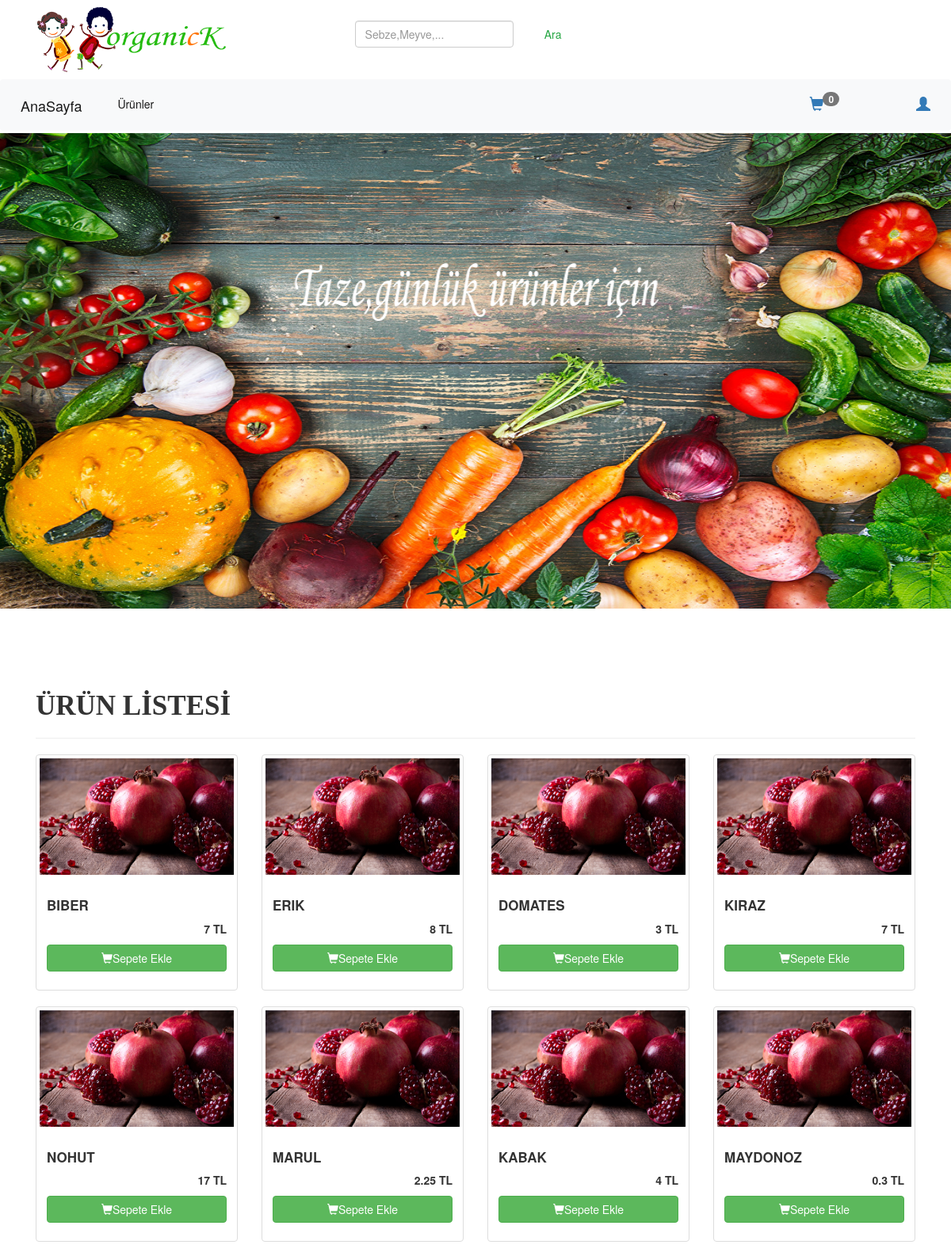
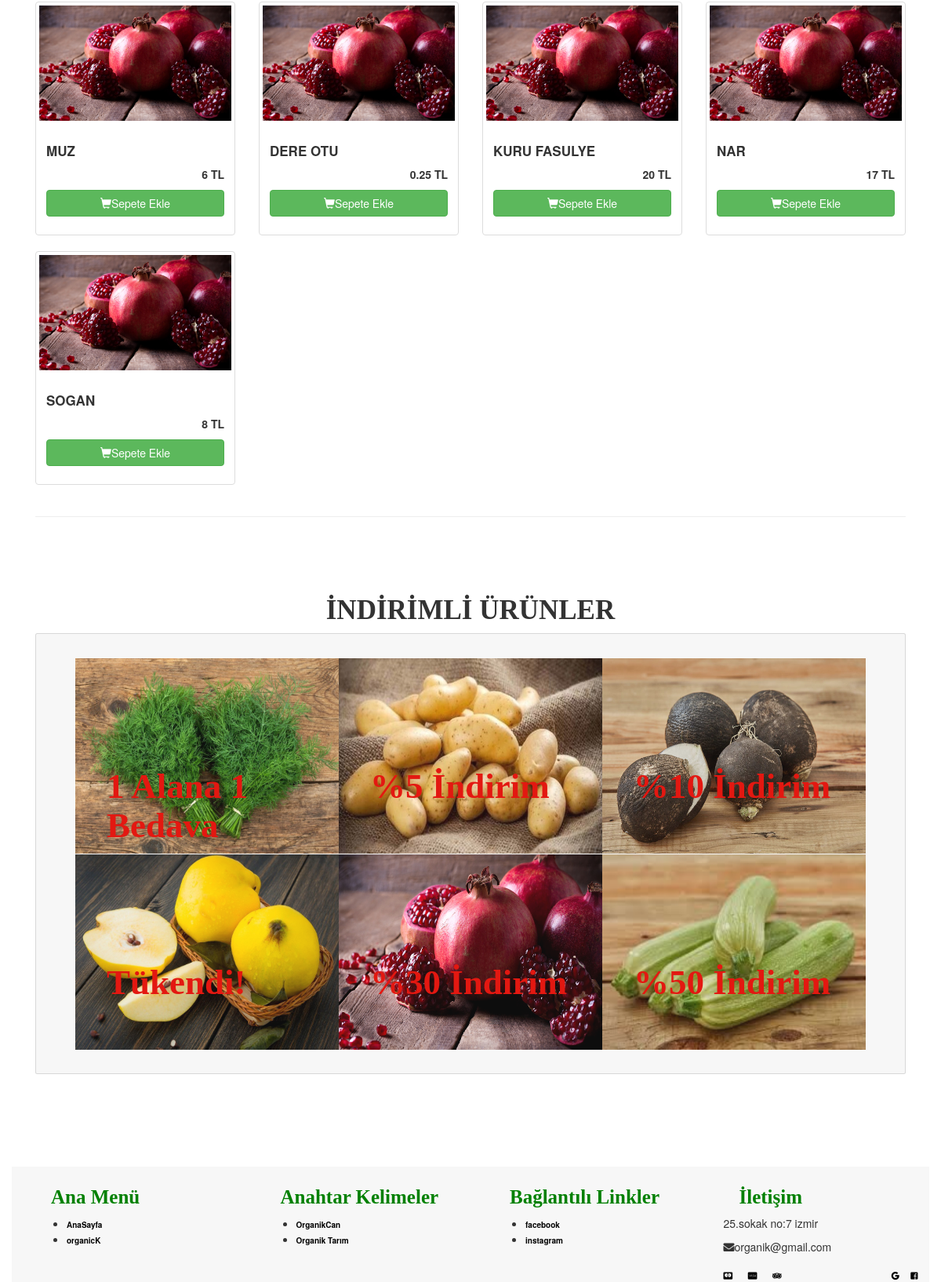
The page / on the database its author committed (2 pictures, top to bottom).
### tables this page shows
CREATE TABLE IF NOT EXISTS `urun_kayit` (
  `urun_id` int(11) NOT NULL AUTO_INCREMENT,
  `urun_ad` varchar(255) DEFAULT NULL,
  `kategori_id` int(11) DEFAULT NULL,
  `fiyat` float DEFAULT NULL,
  `birim` varchar(255) DEFAULT NULL,
  `stok_miktari` int(11) DEFAULT NULL,
  PRIMARY KEY (`urun_id`),
  KEY `kategori_id` (`kategori_id`)
);

### index.php (the view, shortened to what this page needs)
<?php
include 'header.php';
?>
<div id="carouselExampleSlidesOnly" class="carousel slide" data-ride="carousel">
  <div class="carousel-inner">
    <div class="carousel-item active">
      <img class="d-block w-100" src="resimler/18.png" alt="First slide">
    </div>
  </div>
</div>
<?php
require_once "db.php";
$urun_kayit=$db->query("SELECT * from urun_kayit",PDO::FETCH_OBJ)->fetchAll();
?>
<div class="container">
  <h2 class="ürünü">ÜRÜN LİSTESİ</h2>
  <hr>
  <div class="row">
    <?php foreach ($urun_kayit as $urun) {
      ?>
    <div class="col-sm-6 col-md-3">
      <div class="thumbnail">
        <img src="nar.png" alt=" nar">
        <div class="caption">
          <h3 style=" text-transform: uppercase;font-size: 17px; font-weight: bold;"><?php echo $urun->urun_ad; ?></h3>
          <p class="text-right price-cantainer"><strong><?php echo $urun->fiyat.' '.'TL'; ?></strong></p>
          <p>
            <button product-id="<?php echo
            $urun->urun_id;?>" class="btn btn-success btn-block addToCartBtn" role="button">
              <span class="glyphicon glyphicon-shopping-cart"></span>Sepete Ekle
            </button>
          </p>
        </div>
      </div>
    </div>
    <?php }?>
  </div>
  <hr>
</div>
 <div class="container indirim">
  <h3 class="ürünü"><center>İNDİRİMLİ ÜRÜNLER</center></h3>
    <div class="card card_indirim">
    <div class="row no-gutters">
      <div class="col-xs-6 col-md-4 no-padding">
        <img  class="img-fluid resimler" src="resimler/sebze/dere.png">
        <h1 class="resimIndirim">1 Alana 1 Bedava </h1>
      </div>
      <div class="col-xs-6 col-md-4 no-padding">
        <img class="img-fluid resimler" src="resimler/sebze/pataes.jpg">
        <h1 class="resimIndirim">%5 İndirim</h1>
      </div>
      <div class="col-xs-6 col-md-4 no-padding">
        <img class="img-fluid resimler" src="resimler/sebze/turp.png">
        <h1 class="resimIndirim">%10 İndirim</h1>
      </div>
    </div>
    <div class="row no-gutters">
      <div class="col-xs-6 col-md-4 no-padding ">
        <img  class="img-fluid resimler" src="resimler/sebze/ayva.png">
        <h1 class="resimIndirim">  Tükendi! </h1>
      </div>
      <div class="col-xs-6 col-md-4 no-padding">
        <img class="img-fluid resimler" src="resimler/sebze/nar.png">
        <h1 class="resimIndirim">%30 İndirim</h1>
      </div>
      <div class="col-xs-6 col-md-4 no-padding">
        <img class="img-fluid resimler" src="resimler/sebze/kabak.png">
        <h1 class="resimIndirim">%50 İndirim</h1>
      </div>
    </div>
  </div>
</div>
<div class="footer">
  <div class="container-fluid">
    <div class="row">
      <div class="col-md-12">
        <div class="footer_menusu">
          <div class="row">
            <div class="col-md-3 col-sm-6">
              <div class="footer_menu">
                <h3 class="footer_baslik">Ana Menü</h3>
                <ul class="menu_footer">
                  <li><a class="footer_link" href="#">AnaSayfa</a></li>
                  <li><a class="footer_link" href="#">organicK</a></li>
                </ul>
              </div>
            </div>
            <div class="col-md-3 col-sm-6">
              <div class="footer_menu">
                <div class="footer_menu">
                  <h3 class="footer_baslik">Anahtar Kelimeler</h3>
                  <ul class="menu_footer">
                    <li><a class="footer_link" href="#">OrganikCan</a></li>
                    <li><a class="footer_link" href="#">Organik Tarım</a></li>
                  </ul>
                </div>
              </div>
            </div>
            <div class="col-md-3 col-sm-6">
              <div class="footer_menu">
                <div class="footer_menu">
                  <h3 class="footer_baslik">Bağlantılı Linkler</h3>
                  <ul class="menu_footer">
                    <li><a class="footer_link" href="#">facebook</a></li>
                    <li><a class="footer_link" href="#">instagram</a></li>
                  </ul>
                </div>
              </div>
            </div>
            <div class="col-md-3 col-sm-6">
              <div class="footer_menu">
                <div class="footer_menu">
                  <h3 class="footer_baslik">İletişim</h3>
                  <address>
                    <p> 25.sokak no:7 izmir</p>
                    <p><span class="fa fa-envelope"></span>organik@gmail.com</p>
                  </address>
                  <div class="sosyal_medya">
                    <a class="footer_link sos_logo" href="#"><i class="fab fa-facebook-square"></i></a>
                    <a class="footer_link sos_logo" href="#"><i class="fab fa-google"></i></a>
                    <a class="footer_link ode_logo" href="#"><i class="fab fa-cc-mastercard"></i></i></a>
                    <a  class="footer_link ode_logo" href="#"><i class="fab fa-cc-visa"></i></a>
                    <a class="footer_link ode_logo" href="#"><i class="fab fa-tripadvisor"></i></a>
                  </div>
                </div>
              </div>
            </div>
          </div>
        </div>
      </div>
    </div>
  </div>
</div>
</body>
</html>

### css/odev.css (style rules this page uses)
.d-block { margin-bottom: 7%; max-height: 600px; max-width: 100%; }
.no-gutters { margin-right: 0; margin-left: 0; }
.indirim { margin-top: 5%; }
.resimler { height: 250px; width: 350px; padding-top: 1px; opacity: 0.95; }
.ürünü { font-family: monotype corsiva; font-weight: bold; font-size: 35px; }
.no-padding { position:relative; }
.resimIndirim { position: absolute; left: 40px; top: 120px; font-size: 45px; color:#e31811; font-weight: bold; font-family: monotype corsiva; }
.footer_menusu { margin-top: 40px; background-color:#F7F7F7; padding-top: 5px; padding-left: 30px; text-decoration: none; }
.footer_baslik { font-weight: bold; font-family: monotype corsiva; font-size: 25px; padding-left: 20px; color: green; }
.footer_link { text-decoration: none; color:black; font-weight: bold; font-size: 10px; }
.menu_footer { text-decoration: none; }
.sos_logo { float: right; padding-right: 15px; }
.ode_logo { float: left; padding-right: 20px; }
.card_indirim { background-color: #f7f7f7; padding-top: 30px; padding-bottom: 10px; padding-right: 50px; padding-left: 50px; padding-bottom: 30px; margin-bottom: 7%; }

### rows shown on the page
urun_kayit: urun_ad "BIBER", fiyat "7"
urun_kayit: urun_ad "ERIK", fiyat "8"
urun_kayit: urun_ad "DOMATES", fiyat "3"
urun_kayit: urun_ad "KIRAZ", fiyat "7"
urun_kayit: urun_ad "NOHUT", fiyat "17"
urun_kayit: urun_ad "MARUL", fiyat "2.25"
urun_kayit: urun_ad "KABAK", fiyat "4"
urun_kayit: urun_ad "MAYDONOZ", fiyat "0.3"
urun_kayit: urun_ad "MUZ", fiyat "6"
urun_kayit: urun_ad "DERE OTU", fiyat "0.25"
urun_kayit: urun_ad "KURU FASULYE", fiyat "20"
urun_kayit: urun_ad "NAR", fiyat "17"
urun_kayit: urun_ad "SOGAN", fiyat "8"

### other values the page prints
$total_count "0"
